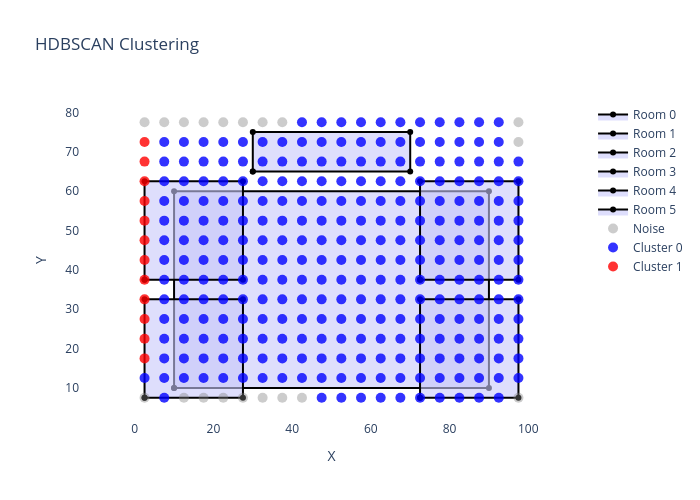

Notebook code for this chart:
### Code cell
if HDBSCAN_AVAILABLE:
    # Visualize HDBSCAN results
    fig = visualize_faces_2d(rooms, "HDBSCAN Clustering")
    
    unique_labels = set(hdb_labels)
    for label in sorted(unique_labels):
        mask = hdb_labels == label
        cluster_points = grid_points[mask]
        
        if label == -1:
            color = 'gray'
            name = 'Noise'
        else:
            color = get_thermal_color(label, 0, max(1, n_hdb_clusters-1))
            name = f'Cluster {label}'
        
        fig.add_trace(go.Scatter(
            x=cluster_points[:, 0],
            y=cluster_points[:, 1],
            mode='markers',
            marker=dict(size=10, color=color, opacity=0.8 if label >= 0 else 0.4),
            name=name
        ))
    
    fig.update_layout(showlegend=True)
    fig.show()

### Figure 1 — Plotly figure (JSON) as saved in the notebook; plotly's stock layout.template omitted (floating-point values rounded to 4 significant figures; data arrays with more than 128 entries replaced by an {"elided": "..."} marker saying what was removed)
{"data": [{"fill": "toself", "fillcolor": "rgba(200, 200, 250, 0.6)", "line": {"color": "black", "width": 2}, "name": "Room 0", "type": "scatter", "x": [10, 90, 90, 10, 10], "y": [10, 10, 60, 60, 10]}, {"fill": "toself", "fillcolor": "rgba(200, 200, 250, 0.6)", "line": {"color": "black", "width": 2}, "name": "Room 1", "type": "scatter", "x": [2.5, 27.5, 27.5, 2.5, 2.5], "y": [7.5, 7.5, 32.5, 32.5, 7.5]}, {"fill": "toself", "fillcolor": "rgba(200, 200, 250, 0.6)", "line": {"color": "black", "width": 2}, "name": "Room 2", "type": "scatter", "x": [2.5, 27.5, 27.5, 2.5, 2.5], "y": [37.5, 37.5, 62.5, 62.5, 37.5]}, {"fill": "toself", "fillcolor": "rgba(200, 200, 250, 0.6)", "line": {"color": "black", "width": 2}, "name": "Room 3", "type": "scatter", "x": [72.5, 97.5, 97.5, 72.5, 72.5], "y": [7.5, 7.5, 32.5, 32.5, 7.5]}, {"fill": "toself", "fillcolor": "rgba(200, 200, 250, 0.6)", "line": {"color": "black", "width": 2}, "name": "Room 4", "type": "scatter", "x": [72.5, 97.5, 97.5, 72.5, 72.5], "y": [37.5, 37.5, 62.5, 62.5, 37.5]}, {"fill": "toself", "fillcolor": "rgba(200, 200, 250, 0.6)", "line": {"color": "black", "width": 2}, "name": "Room 5", "type": "scatter", "x": [30, 70, 70, 30, 30], "y": [65, 65, 75, 75, 65]}, {"marker": {"color": "gray", "opacity": 0.4, "size": 10}, "mode": "markers", "name": "Noise", "type": "scatter", "x": [2.5, 2.5, 7.5, 12.5, 12.5, 17.5, 17.5, 22.5, 22.5, 27.5, 27.5, 32.5, 32.5, 37.5, 37.5, 42.5, 97.5, 97.5, 97.5], "y": [7.5, 77.5, 77.5, 7.5, 77.5, 7.5, 77.5, 7.5, 77.5, 7.5, 77.5, 7.5, 77.5, 7.5, 77.5, 7.5, 7.5, 72.5, 77.5]}, {"marker": {"color": "rgb(0,0,255)", "opacity": 0.8, "size": 10}, "mode": "markers", "name": "Cluster 0", "type": "scatter", "x": {"elided": "269 float values"}, "y": {"elided": "269 float values"}}, {"marker": {"color": "rgb(255,0,0)", "opacity": 0.8, "size": 10}, "mode": "markers", "name": "Cluster 1", "type": "scatter", "x": [2.5, 2.5, 2.5, 2.5, 2.5, 2.5, 2.5, 2.5, 2.5, 2.5, 2.5, 2.5], "y": [17.5, 22.5, 27.5, 32.5, 37.5, 42.5, 47.5, 52.5, 57.5, 62.5, 67.5, 72.5]}], "layout": {"height": 500, "plot_bgcolor": "white", "showlegend": true, "title": {"text": "HDBSCAN Clustering"}, "width": 700, "xaxis": {"title": {"text": "X"}}, "yaxis": {"scaleanchor": "x", "title": {"text": "Y"}}}}
